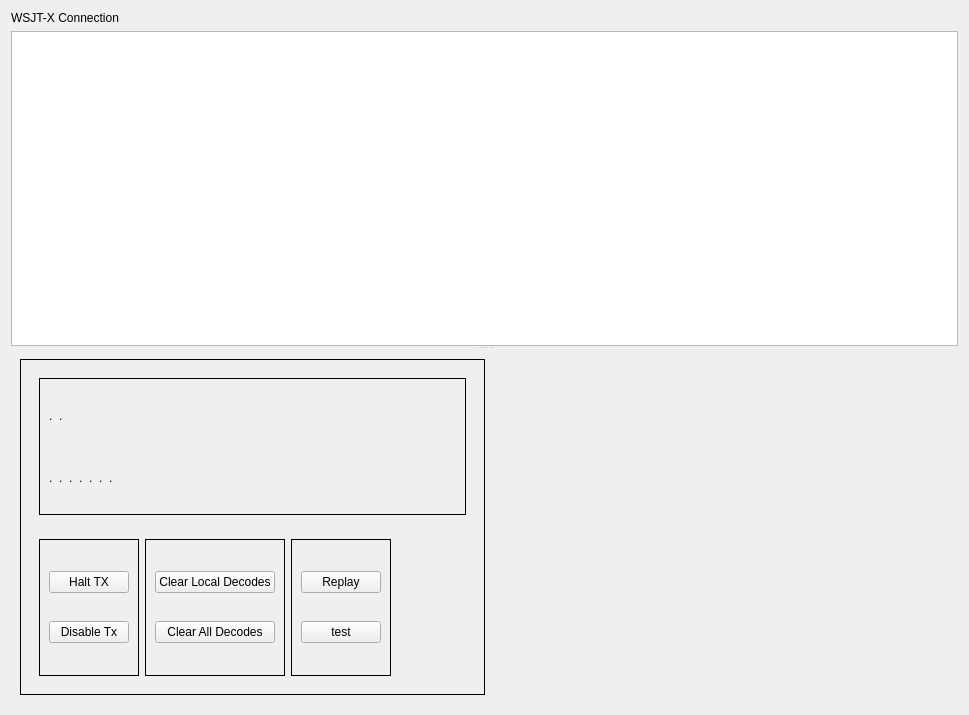
<?xml version="1.0" encoding="UTF-8"?>
<ui version="4.0">
 <class>WsjtxFrame</class>
 <widget class="MinosPanel" name="WsjtxFrame">
  <property name="geometry">
   <rect>
    <x>0</x>
    <y>0</y>
    <width>969</width>
    <height>715</height>
   </rect>
  </property>
  <property name="windowTitle">
   <string/>
  </property>
  <property name="autoFillBackground">
   <bool>true</bool>
  </property>
  <layout class="QVBoxLayout" name="verticalLayout">
   <item>
    <widget class="QLabel" name="label">
     <property name="sizePolicy">
      <sizepolicy hsizetype="Preferred" vsizetype="Fixed">
       <horstretch>0</horstretch>
       <verstretch>0</verstretch>
      </sizepolicy>
     </property>
     <property name="text">
      <string>WSJT-X Connection</string>
     </property>
    </widget>
   </item>
   <item>
    <widget class="MinosSplitter" name="splitter">
     <property name="orientation">
      <enum>Qt::Vertical</enum>
     </property>
     <widget class="MinosTableView" name="decodes_table_view_">
      <property name="focusPolicy">
       <enum>Qt::NoFocus</enum>
      </property>
      <property name="verticalScrollMode">
       <enum>QAbstractItemView::ScrollPerPixel</enum>
      </property>
      <property name="cornerButtonEnabled">
       <bool>false</bool>
      </property>
     </widget>
     <widget class="QScrollArea" name="scrollArea">
      <property name="sizePolicy">
       <sizepolicy hsizetype="Expanding" vsizetype="Expanding">
        <horstretch>0</horstretch>
        <verstretch>0</verstretch>
       </sizepolicy>
      </property>
      <property name="focusPolicy">
       <enum>Qt::NoFocus</enum>
      </property>
      <property name="frameShape">
       <enum>QFrame::NoFrame</enum>
      </property>
      <property name="frameShadow">
       <enum>QFrame::Plain</enum>
      </property>
      <property name="lineWidth">
       <number>0</number>
      </property>
      <property name="verticalScrollBarPolicy">
       <enum>Qt::ScrollBarAsNeeded</enum>
      </property>
      <property name="horizontalScrollBarPolicy">
       <enum>Qt::ScrollBarAsNeeded</enum>
      </property>
      <property name="widgetResizable">
       <bool>true</bool>
      </property>
      <property name="alignment">
       <set>Qt::AlignLeading|Qt::AlignLeft|Qt::AlignTop</set>
      </property>
      <widget class="QWidget" name="scrollAreaWidgetContents">
       <property name="geometry">
        <rect>
         <x>0</x>
         <y>0</y>
         <width>951</width>
         <height>361</height>
        </rect>
       </property>
       <property name="sizePolicy">
        <sizepolicy hsizetype="Preferred" vsizetype="Minimum">
         <horstretch>0</horstretch>
         <verstretch>0</verstretch>
        </sizepolicy>
       </property>
       <layout class="QHBoxLayout" name="horizontalLayout_8">
        <item>
         <widget class="QFrame" name="wframe">
          <property name="frameShape">
           <enum>QFrame::Box</enum>
          </property>
          <layout class="QVBoxLayout" name="verticalLayout_6">
           <item>
            <widget class="QFrame" name="dframe">
             <layout class="QHBoxLayout" name="horizontalLayout_4">
              <property name="sizeConstraint">
               <enum>QLayout::SetMinimumSize</enum>
              </property>
              <item>
               <widget class="QFrame" name="statusFrame">
                <property name="frameShape">
                 <enum>QFrame::Box</enum>
                </property>
                <layout class="QVBoxLayout" name="verticalLayout_7">
                 <item>
                  <layout class="QHBoxLayout" name="horizontalLayout_2">
                   <item>
                    <widget class="QLabel" name="bandErrorLabel">
                     <property name="text">
                      <string>.</string>
                     </property>
                    </widget>
                   </item>
                   <item>
                    <widget class="QLabel" name="specialOpMode">
                     <property name="text">
                      <string>.</string>
                     </property>
                    </widget>
                   </item>
                   <item>
                    <spacer name="horizontalSpacer_2">
                     <property name="orientation">
                      <enum>Qt::Horizontal</enum>
                     </property>
                     <property name="sizeHint" stdset="0">
                      <size>
                       <width>40</width>
                       <height>20</height>
                      </size>
                     </property>
                    </spacer>
                   </item>
                  </layout>
                 </item>
                 <item>
                  <layout class="QHBoxLayout" name="horizontalLayout_9">
                   <item>
                    <widget class="QLabel" name="de_label_">
                     <property name="text">
                      <string>.</string>
                     </property>
                    </widget>
                   </item>
                   <item>
                    <widget class="QLabel" name="mode_label_">
                     <property name="text">
                      <string>.</string>
                     </property>
                    </widget>
                   </item>
                   <item>
                    <widget class="QLabel" name="frequency_label_">
                     <property name="text">
                      <string>.</string>
                     </property>
                    </widget>
                   </item>
                   <item>
                    <widget class="QLabel" name="dx_label_">
                     <property name="text">
                      <string>.</string>
                     </property>
                    </widget>
                   </item>
                   <item>
                    <widget class="QLabel" name="rx_df_label_">
                     <property name="text">
                      <string>.</string>
                     </property>
                    </widget>
                   </item>
                   <item>
                    <widget class="QLabel" name="tx_df_label_">
                     <property name="text">
                      <string>.</string>
                     </property>
                    </widget>
                   </item>
                   <item>
                    <widget class="QLabel" name="report_label_">
                     <property name="text">
                      <string>.</string>
                     </property>
                    </widget>
                   </item>
                   <item>
                    <spacer name="horizontalSpacer_3">
                     <property name="orientation">
                      <enum>Qt::Horizontal</enum>
                     </property>
                     <property name="sizeHint" stdset="0">
                      <size>
                       <width>40</width>
                       <height>20</height>
                      </size>
                     </property>
                    </spacer>
                   </item>
                  </layout>
                 </item>
                </layout>
               </widget>
              </item>
             </layout>
            </widget>
           </item>
           <item>
            <widget class="QFrame" name="cframe">
             <layout class="QHBoxLayout" name="horizontalLayout_7">
              <item>
               <widget class="QFrame" name="txframe">
                <property name="frameShape">
                 <enum>QFrame::Box</enum>
                </property>
                <layout class="QVBoxLayout" name="verticalLayout_2">
                 <item>
                  <widget class="QPushButton" name="halt_tx_button_">
                   <property name="focusPolicy">
                    <enum>Qt::NoFocus</enum>
                   </property>
                   <property name="text">
                    <string>Halt TX</string>
                   </property>
                  </widget>
                 </item>
                 <item>
                  <widget class="QPushButton" name="auto_off_button_">
                   <property name="focusPolicy">
                    <enum>Qt::NoFocus</enum>
                   </property>
                   <property name="text">
                    <string>Disable Tx</string>
                   </property>
                  </widget>
                 </item>
                </layout>
               </widget>
              </item>
              <item>
               <widget class="QFrame" name="cdframe">
                <property name="frameShape">
                 <enum>QFrame::Box</enum>
                </property>
                <layout class="QVBoxLayout" name="verticalLayout_4">
                 <item>
                  <widget class="QPushButton" name="clearLocalDecodesButton">
                   <property name="focusPolicy">
                    <enum>Qt::NoFocus</enum>
                   </property>
                   <property name="text">
                    <string>Clear Local Decodes</string>
                   </property>
                  </widget>
                 </item>
                 <item>
                  <widget class="QPushButton" name="clearDecodesButton">
                   <property name="focusPolicy">
                    <enum>Qt::NoFocus</enum>
                   </property>
                   <property name="text">
                    <string>Clear All Decodes</string>
                   </property>
                  </widget>
                 </item>
                </layout>
               </widget>
              </item>
              <item>
               <widget class="QFrame" name="testframe">
                <property name="frameShape">
                 <enum>QFrame::Box</enum>
                </property>
                <layout class="QVBoxLayout" name="verticalLayout_3">
                 <item>
                  <widget class="QPushButton" name="replayButton">
                   <property name="focusPolicy">
                    <enum>Qt::NoFocus</enum>
                   </property>
                   <property name="text">
                    <string>Replay</string>
                   </property>
                  </widget>
                 </item>
                 <item>
                  <widget class="QPushButton" name="testButton">
                   <property name="focusPolicy">
                    <enum>Qt::NoFocus</enum>
                   </property>
                   <property name="text">
                    <string>test</string>
                   </property>
                  </widget>
                 </item>
                </layout>
               </widget>
              </item>
              <item>
               <spacer name="horizontalSpacer_4">
                <property name="orientation">
                 <enum>Qt::Horizontal</enum>
                </property>
                <property name="sizeHint" stdset="0">
                 <size>
                  <width>40</width>
                  <height>20</height>
                 </size>
                </property>
               </spacer>
              </item>
             </layout>
            </widget>
           </item>
          </layout>
         </widget>
        </item>
        <item>
         <spacer name="horizontalSpacer">
          <property name="orientation">
           <enum>Qt::Horizontal</enum>
          </property>
          <property name="sizeHint" stdset="0">
           <size>
            <width>217</width>
            <height>20</height>
           </size>
          </property>
         </spacer>
        </item>
       </layout>
      </widget>
     </widget>
    </widget>
   </item>
  </layout>
 </widget>
 <customwidgets>
  <customwidget>
   <class>MinosTableView</class>
   <extends>QTableView</extends>
   <header>MinosTableView.h</header>
  </customwidget>
  <customwidget>
   <class>MinosSplitter</class>
   <extends>QSplitter</extends>
   <header>minossplitter.h</header>
   <container>1</container>
  </customwidget>
   <customwidget>
    <class>MinosPanel</class>
    <extends>QFrame</extends>
    <header>minospanel.h</header>
    <container>1</container>
   </customwidget>
 </customwidgets>
 <resources/>
 <connections/>
</ui>
